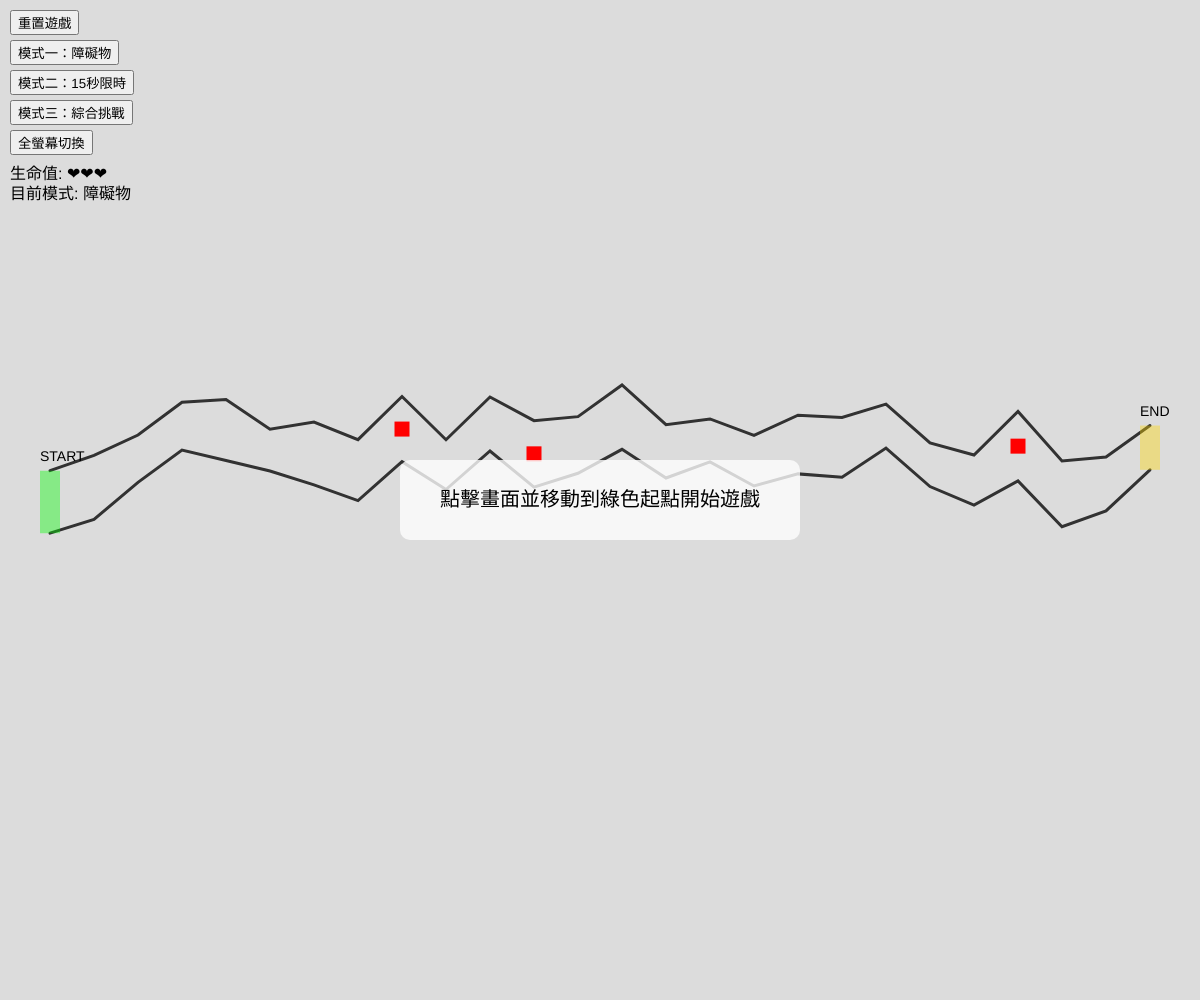
Frame 1 (no input)
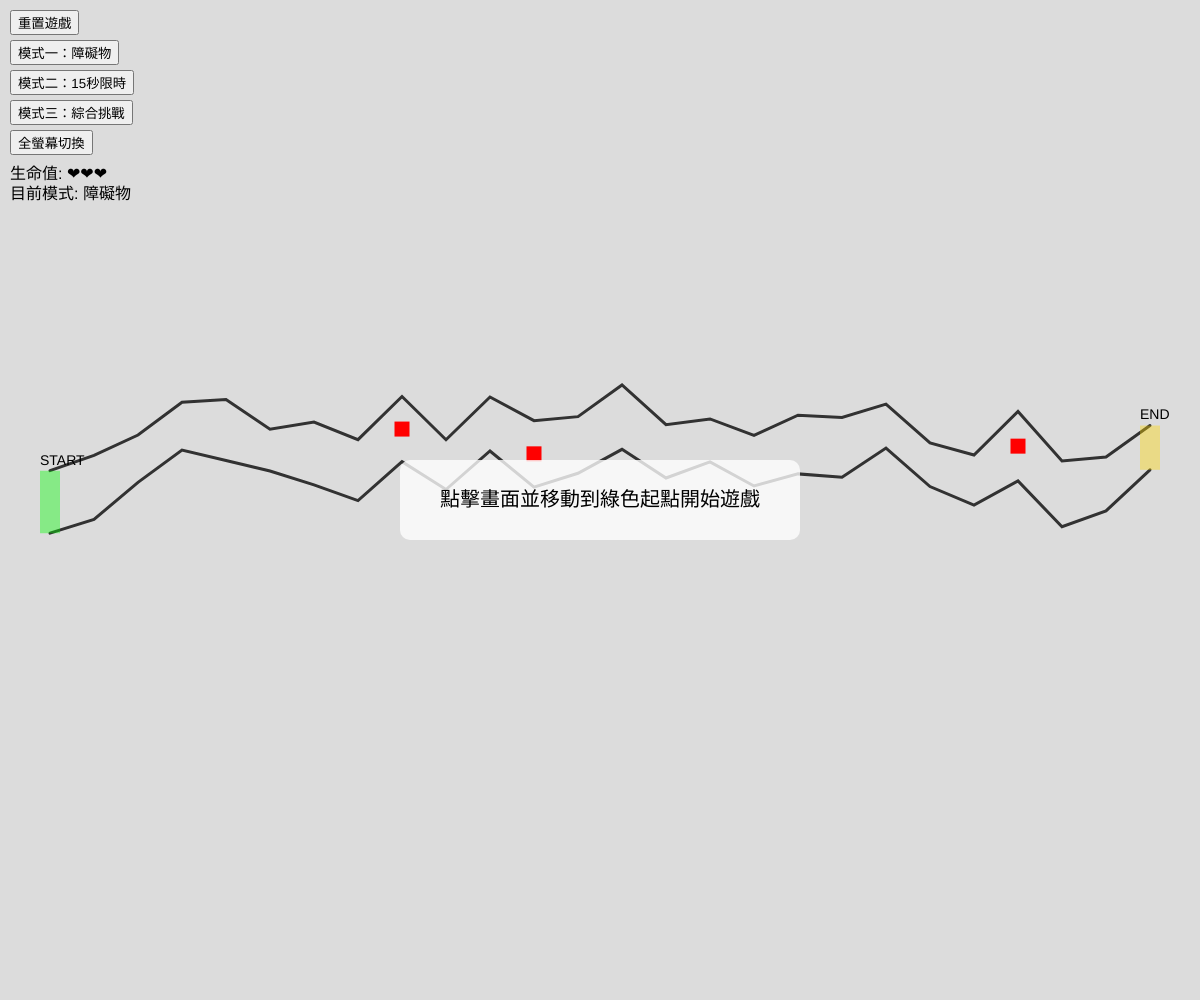
Frame 60 (no input)
Frame 120 (the mouse pressed at the canvas centre since frame 60): identical to frame 60, image omitted

The p5.js sketch that drew these frames (run headless with seeded random() and noise() and a simulated clock; from frame 60 on, the mouse is pressed at the canvas centre):

// p5.js sketch
// ── sketch.js
let pointsUpper = [];
let pointsLower = [];
let obstacles = [];
let lives = 3;
let gameState = "START"; // START, PLAYING, GAMEOVER, WIN
let gameMode = "OBSTACLE"; // OBSTACLE, TIMER, COMPREHENSIVE
let numPoints;
let margin = 50;
let restartBtn, modeObsBtn, modeTimeBtn, modeCompBtn, fullScreenBtn;
let levelStartTime;
let currentTimeLimit = 15; 

function setup() {
  let cnv = createCanvas(windowWidth, windowHeight);
  cnv.style('display', 'block'); // 確保畫布不會產生多餘捲軸
  cursor(ARROW); // 確保系統游標可見
  
  // 建立重新開始按鈕
  restartBtn = createButton('重置遊戲');
  restartBtn.position(10, 10);
  restartBtn.mousePressed(() => initGame(gameMode));

  modeObsBtn = createButton('模式一：障礙物');
  modeObsBtn.position(10, 40);
  modeObsBtn.mousePressed(() => initGame("OBSTACLE"));

  modeTimeBtn = createButton('模式二：15秒限時');
  modeTimeBtn.position(10, 70);
  modeTimeBtn.mousePressed(() => initGame("TIMER"));

  modeCompBtn = createButton('模式三：綜合挑戰');
  modeCompBtn.position(10, 100);
  modeCompBtn.mousePressed(() => initGame("COMPREHENSIVE"));

  fullScreenBtn = createButton('全螢幕切換');
  fullScreenBtn.position(10, 130);
  fullScreenBtn.mousePressed(() => fullscreen(!fullscreen()));
  
  initGame("OBSTACLE");
}

function windowResized() {
  // 當視窗大小改變時，重新調整畫布並重置遊戲以適應新尺寸
  resizeCanvas(windowWidth, windowHeight);
  initGame(gameMode);
}

function initGame(mode) {
  lives = 3;
  gameMode = mode;
  currentTimeLimit = (mode === "COMPREHENSIVE") ? 25 : 15; // 第三關(綜合)25秒，其他15秒
  pointsUpper = [];
  pointsLower = [];
  obstacles = [];
  numPoints = floor(random(15, 31)); // 15-30個點
  
  let xStep = (width - 2 * margin) / (numPoints - 1);
  let lastY = height / 2;

  for (let i = 0; i < numPoints; i++) {
    let px = margin + i * xStep;
    // 隨機產生Y座標，並確保離邊緣有距離
    let py = lastY + random(-50, 50);
    py = constrain(py, margin + 60, height - margin - 60);
    
    // 上邊界點
    pointsUpper.push({x: px, y: py});
    
    // 根據需求：粗細(通道寬度)在 40-70 之間
    let gap = random(40, 70); 
    pointsLower.push({x: px, y: py + gap});

    lastY = py;
  }

  // 模式一或綜合模式：確保至少產生 3 個障礙物小方塊
  if (gameMode === "OBSTACLE" || gameMode === "COMPREHENSIVE") {
    let attempts = 0;
    while (obstacles.length < 3 && attempts < 100) {
      let idx = floor(random(3, numPoints - 3));
      let px = pointsUpper[idx].x;
      let pyUpper = pointsUpper[idx].y;
      let pyLower = pointsLower[idx].y;
      
      // 檢查是否已存在障礙物，避免重複放置
      if (!obstacles.find(o => o.x === px)) {
        let baseY = (pyUpper + pyLower) / 2;
        obstacles.push({
          x: px, 
          y: baseY, 
          baseY: baseY, 
          size: 15,
          range: (pyLower - pyUpper) * 0.3 // 移動範圍限制在通道高度的 30%
        });
      }
      attempts++;
    }
  }
  
  gameState = "START";
  cursor(ARROW);
}

function draw() {
  background(220);
  
  // 計算路徑顏色 (警告效果)
  let pathColor = color(50);
  let timeProgress = 0;
  let elapsed = 0;

  if ((gameMode === "TIMER" || gameMode === "COMPREHENSIVE") && gameState === "PLAYING") {
    elapsed = (millis() - levelStartTime) / 1000;
    timeProgress = constrain(elapsed / currentTimeLimit, 0, 1);
    pathColor = lerpColor(color(50), color(255, 0, 0), timeProgress);
  }

  // 1. 先繪製底層路徑與遊戲主體
  if (gameState === "START") {
    drawPath(pathColor);
    drawUI("點擊畫面並移動到綠色起點開始遊戲", color(0));
    if (mouseIsPressed) {
      if (dist(mouseX, mouseY, pointsUpper[0].x, (pointsUpper[0].y + pointsLower[0].y)/2) < 30) {
        levelStartTime = millis();
        gameState = "PLAYING";
      }
    }
  } else if (gameState === "PLAYING") {
    drawPath(pathColor);
    checkCollision();
    
    // 檢查是否到達終點
    if (mouseX > pointsUpper[numPoints-1].x) {
      gameState = "WIN";
    }
  } else if (gameState === "GAMEOVER") {
    cursor(ARROW);
    drawPath(pathColor);
    drawUI("碰撞失敗！請重新開始", color(255, 0, 0));
  } else if (gameState === "WIN") {
    cursor(ARROW);
    drawPath(pathColor);
    drawUI("恭喜過關！", color(0, 150, 0));
  }

  // 2. 繪製 HUD (生命值、模式、計時器)，確保不被路徑遮住
  fill(0);
  textAlign(LEFT);
  textSize(16);
  text("生命值: " + "❤".repeat(max(0, lives)), 10, 175);
  
  let modeDesc = "障礙物";
  if (gameMode === "TIMER") modeDesc = "15秒限時";
  if (gameMode === "COMPREHENSIVE") modeDesc = "綜合挑戰";
  text("目前模式: " + modeDesc, 10, 195);

  if ((gameMode === "TIMER" || gameMode === "COMPREHENSIVE") && gameState === "PLAYING") {
    let remaining = max(0, currentTimeLimit - elapsed);
    fill(remaining < 5 ? color(255, 0, 0) : 0);
    text("剩餘時間: " + remaining.toFixed(2) + "s", 10, 215);
    
    if (remaining <= 0) {
      handleFailure();
    }
  }

  // 3. 最後繪製滑鼠追蹤圓圈 (確保在圖層最上層)
  if (gameState === "PLAYING") {
    cursor(ARROW); // 確保在遊戲中游標也是顯示的
    fill(0, 0, 255, 150);
    noStroke();
    ellipse(mouseX, mouseY, 10);
  }
}

function drawPath(pathColor) {
  // 繪製路徑通道
  noFill();
  strokeWeight(3);
  
  stroke(pathColor);
  beginShape();
  for (let p of pointsUpper) {
    vertex(p.x, p.y);
  }
  endShape();
  
  beginShape();
  for (let p of pointsLower) {
    vertex(p.x, p.y);
  }
  endShape();

  // 繪製障礙物小方塊
  fill(255, 0, 0);
  noStroke();
  rectMode(CENTER);
  for (let obs of obstacles) {
    // 綜合模式下，障礙物會隨時間上下移動
    if (gameMode === "COMPREHENSIVE" && gameState === "PLAYING") {
      obs.y = obs.baseY + sin(frameCount * 0.08) * obs.range;
    }
    rect(obs.x, obs.y, obs.size, obs.size);
  }
  rectMode(CORNER);

  // 繪製起點與終點區域
  noStroke();
  fill(0, 255, 0, 100); // 起點綠色
  rect(pointsUpper[0].x - 10, pointsUpper[0].y, 20, pointsLower[0].y - pointsUpper[0].y);
  
  fill(255, 215, 0, 100); // 終點金色
  rect(pointsUpper[numPoints-1].x - 10, pointsUpper[numPoints-1].y, 20, pointsLower[numPoints-1].y - pointsUpper[numPoints-1].y);
  
  fill(0);
  textSize(14);
  textAlign(LEFT);
  text("START", pointsUpper[0].x - 10, pointsUpper[0].y - 10);
  text("END", pointsUpper[numPoints-1].x - 10, pointsUpper[numPoints-1].y - 10);
}

function handleFailure() {
  lives--;
  if (lives <= 0) {
    gameState = "GAMEOVER";
  } else {
    // 震動效果或提示後回到起點
    gameState = "START"; 
    levelStartTime = millis();
  }
}

function checkCollision() {
  // 1. 檢查是否超出畫布
  if (mouseX < 0 || mouseX > width || mouseY < 0 || mouseY > height) {
    handleFailure();
    return;
  }

  // 2. 檢查是否碰到障礙物方塊 (模式一或綜合模式)
  if (gameMode === "OBSTACLE" || gameMode === "COMPREHENSIVE") {
    for (let obs of obstacles) {
      if (mouseX > obs.x - obs.size/2 && mouseX < obs.x + obs.size/2 &&
          mouseY > obs.y - obs.size/2 && mouseY < obs.y + obs.size/2) {
        handleFailure();
        return;
      }
    }
  }

  // 3. 找到滑鼠當前所在的線段區間 (檢查邊界)
  let i = 0;
  while (i < numPoints - 1 && mouseX > pointsUpper[i+1].x) {
    i++;
  }
  
  if (i < numPoints - 1) {
    // 使用線性插值計算當前 X 座標對應的上下邊界 Y 值
    let x1 = pointsUpper[i].x;
    let x2 = pointsUpper[i+1].x;
    let pct = (mouseX - x1) / (x2 - x1);
    
    let upperY = lerp(pointsUpper[i].y, pointsUpper[i+1].y, pct);
    let lowerY = lerp(pointsLower[i].y, pointsLower[i+1].y, pct);
    
    // 如果滑鼠 Y 不在上下邊界之間，則碰撞
    if (mouseY <= upperY || mouseY >= lowerY) {
      handleFailure();
    }
  }
}

function drawUI(msg, textColor) {
  textAlign(CENTER, CENTER);
  fill(255, 200);
  noStroke();
  rect(width/2 - 200, height/2 - 40, 400, 80, 10);
  
  fill(textColor);
  textSize(20);
  text(msg, width / 2, height / 2);
}
